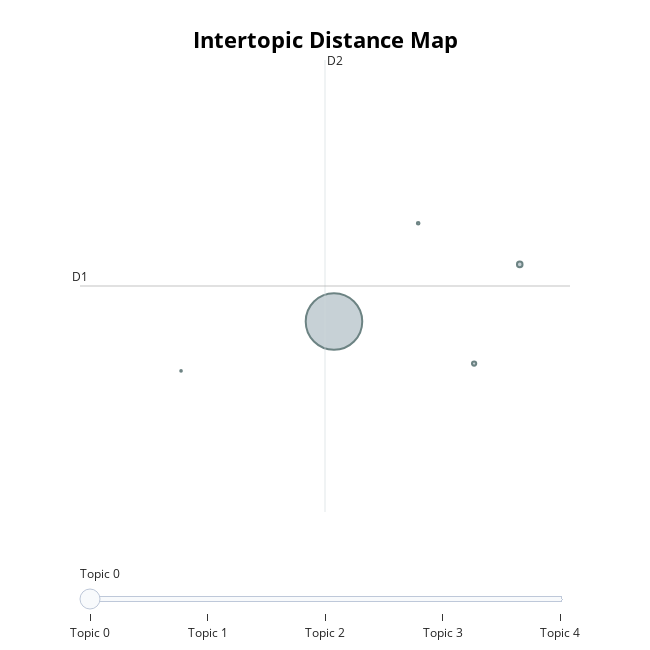

The notebook cell saved with this chart:
### Code cell
topic_model.visualize_topics()

### Figure 1 — Plotly figure (JSON) as saved in the notebook; plotly's stock layout.template omitted (floating-point values rounded to 4 significant figures)
{"data": [{"customdata": [[0, "nigga | like | know | yeah | shit", 16099], [1, "smoke | weed | high | smokin | blunt", 155], [2, "gucci | mane | like | trap | girl", 92], [3, "needed | know |  |  | ", 35], [4, "khalifa | wiz | let | go | control", 14]], "hovertemplate": "<b>Topic %{customdata[0]}</b><br>%{customdata[1]}<br>Size: %{customdata[2]}", "legendgroup": "", "marker": {"color": "#B0BEC5", "line": {"color": "DarkSlateGrey", "width": 2}, "size": [16099, 155, 92, 35, 14], "sizemode": "area", "sizeref": 10.06, "symbol": "circle"}, "mode": "markers", "name": "", "orientation": "v", "showlegend": false, "type": "scatter", "x": [-1.998, -1.285, -1.46, -1.675, -2.585], "xaxis": "x", "y": [12.45, 13.17, 11.92, 13.69, 11.83], "yaxis": "y"}], "layout": {"annotations": [{"showarrow": false, "text": "D1", "x": -2.972, "y": 12.9, "yshift": 10}, {"showarrow": false, "text": "D2", "x": -2.032, "xshift": 10, "y": 15.74}], "height": 650, "hoverlabel": {"bgcolor": "white", "font": {"family": "Rockwell", "size": 16}}, "legend": {"itemsizing": "constant", "tracegroupgap": 0}, "margin": {"t": 60}, "shapes": [{"line": {"color": "#CFD8DC", "width": 2}, "type": "line", "x0": -2.032, "x1": -2.032, "y0": 10.06, "y1": 15.74}, {"line": {"color": "#9E9E9E", "width": 2}, "type": "line", "x0": -2.972, "x1": -1.092, "y0": 12.9, "y1": 12.9}], "sliders": [{"active": 0, "pad": {"t": 50}, "steps": [{"args": [{"marker.color": [["red", "#B0BEC5", "#B0BEC5", "#B0BEC5", "#B0BEC5"]]}], "label": "Topic 0", "method": "update"}, {"args": [{"marker.color": [["#B0BEC5", "red", "#B0BEC5", "#B0BEC5", "#B0BEC5"]]}], "label": "Topic 1", "method": "update"}, {"args": [{"marker.color": [["#B0BEC5", "#B0BEC5", "red", "#B0BEC5", "#B0BEC5"]]}], "label": "Topic 2", "method": "update"}, {"args": [{"marker.color": [["#B0BEC5", "#B0BEC5", "#B0BEC5", "red", "#B0BEC5"]]}], "label": "Topic 3", "method": "update"}, {"args": [{"marker.color": [["#B0BEC5", "#B0BEC5", "#B0BEC5", "#B0BEC5", "red"]]}], "label": "Topic 4", "method": "update"}]}], "title": {"font": {"color": "Black", "size": 22}, "text": "<b>Intertopic Distance Map</b>", "x": 0.5, "xanchor": "center", "y": 0.95, "yanchor": "top"}, "width": 650, "xaxis": {"anchor": "y", "domain": [0, 1], "range": [-2.972, -1.092], "title": {"text": ""}, "visible": false}, "yaxis": {"anchor": "x", "domain": [0, 1], "range": [10.06, 15.74], "title": {"text": ""}, "visible": false}}}
